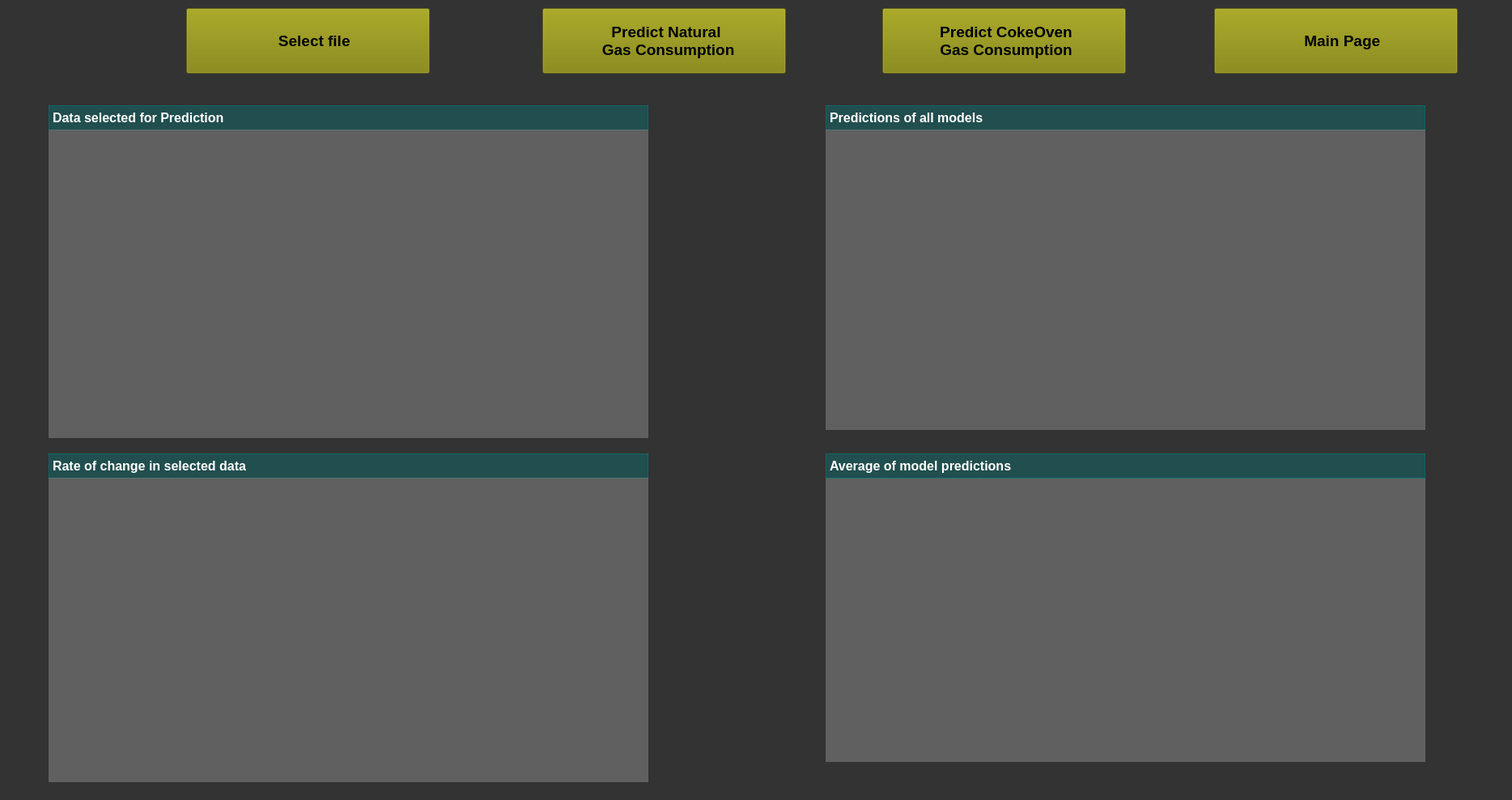
<?xml version="1.0" encoding="UTF-8"?>
<ui version="4.0">
 <class>MainWindow</class>
 <widget class="QMainWindow" name="MainWindow">
  <property name="geometry">
   <rect>
    <x>0</x>
    <y>0</y>
    <width>1868</width>
    <height>988</height>
   </rect>
  </property>
  <property name="font">
   <font>
    <weight>75</weight>
    <bold>true</bold>
   </font>
  </property>
  <property name="windowTitle">
   <string>MainWindow</string>
  </property>
  <property name="styleSheet">
   <string notr="true">background-color: #333333;</string>
  </property>
  <widget class="QWidget" name="centralwidget">
   <widget class="QWidget" name="Wid_Dataselected" native="true">
    <property name="geometry">
     <rect>
      <x>60</x>
      <y>160</y>
      <width>741</width>
      <height>381</height>
     </rect>
    </property>
    <property name="styleSheet">
     <string notr="true">background-color: rgb(128,128,128,150);</string>
    </property>
   </widget>
   <widget class="QLabel" name="label_2">
    <property name="geometry">
     <rect>
      <x>40</x>
      <y>10</y>
      <width>91</width>
      <height>81</height>
     </rect>
    </property>
    <property name="text">
     <string/>
    </property>
    <property name="pixmap">
     <pixmap>logo3.png</pixmap>
    </property>
    <property name="scaledContents">
     <bool>true</bool>
    </property>
   </widget>
   <widget class="QLabel" name="label_3">
    <property name="geometry">
     <rect>
      <x>70</x>
      <y>230</y>
      <width>631</width>
      <height>611</height>
     </rect>
    </property>
    <property name="text">
     <string/>
    </property>
    <property name="pixmap">
     <pixmap>Images/AI1.png</pixmap>
    </property>
    <property name="scaledContents">
     <bool>false</bool>
    </property>
   </widget>
   <widget class="QPushButton" name="bt_selectFile">
    <property name="geometry">
     <rect>
      <x>230</x>
      <y>10</y>
      <width>301</width>
      <height>81</height>
     </rect>
    </property>
    <property name="font">
     <font>
      <family>Arial</family>
      <pointsize>14</pointsize>
      <weight>75</weight>
      <italic>false</italic>
      <bold>true</bold>
     </font>
    </property>
    <property name="styleSheet">
     <string notr="true">color: #000000;
background-color:rgb(128,128,0,150);
padding-left: 5px;
text-align: center;</string>
    </property>
    <property name="text">
     <string>  Select file</string>
    </property>
    <property name="icon">
     <iconset>
      <normaloff>Images/Fileselect.png</normaloff>Images/Fileselect.png</iconset>
    </property>
    <property name="iconSize">
     <size>
      <width>50</width>
      <height>50</height>
     </size>
    </property>
   </widget>
   <widget class="QLabel" name="label_4">
    <property name="geometry">
     <rect>
      <x>60</x>
      <y>130</y>
      <width>741</width>
      <height>31</height>
     </rect>
    </property>
    <property name="font">
     <font>
      <family>Arial</family>
      <pointsize>12</pointsize>
      <weight>75</weight>
      <bold>true</bold>
     </font>
    </property>
    <property name="styleSheet">
     <string notr="true">border-style: solid;
border-width: 1px;
border-color: rgb(0,128,128,120);
color: rgb(255, 255, 255);
background-color: rgb(0,128,128,90);</string>
    </property>
    <property name="text">
     <string>Data selected for Prediction</string>
    </property>
   </widget>
   <widget class="QLabel" name="label_6">
    <property name="geometry">
     <rect>
      <x>1020</x>
      <y>130</y>
      <width>741</width>
      <height>31</height>
     </rect>
    </property>
    <property name="font">
     <font>
      <family>Arial</family>
      <pointsize>12</pointsize>
      <weight>75</weight>
      <bold>true</bold>
     </font>
    </property>
    <property name="styleSheet">
     <string notr="true">border-style: solid;
border-width: 1px;
border-color: rgb(0,128,128,120);
color: rgb(255, 255, 255);
background-color: rgb(0,128,128,90);</string>
    </property>
    <property name="text">
     <string>Predictions of all models</string>
    </property>
   </widget>
   <widget class="QWidget" name="Wid_PredictionChart" native="true">
    <property name="geometry">
     <rect>
      <x>1020</x>
      <y>160</y>
      <width>741</width>
      <height>371</height>
     </rect>
    </property>
    <property name="styleSheet">
     <string notr="true">background-color: rgb(128,128,128,150);</string>
    </property>
   </widget>
   <widget class="QWidget" name="Wid_PredictionChart2" native="true">
    <property name="geometry">
     <rect>
      <x>1020</x>
      <y>590</y>
      <width>741</width>
      <height>351</height>
     </rect>
    </property>
    <property name="styleSheet">
     <string notr="true">background-color: rgb(128,128,128,150);</string>
    </property>
   </widget>
   <widget class="QLabel" name="label_8">
    <property name="geometry">
     <rect>
      <x>990</x>
      <y>220</y>
      <width>841</width>
      <height>601</height>
     </rect>
    </property>
    <property name="text">
     <string/>
    </property>
    <property name="pixmap">
     <pixmap>Images/AI2.png</pixmap>
    </property>
    <property name="scaledContents">
     <bool>true</bool>
    </property>
   </widget>
   <widget class="QPushButton" name="bt_predict">
    <property name="geometry">
     <rect>
      <x>670</x>
      <y>10</y>
      <width>301</width>
      <height>81</height>
     </rect>
    </property>
    <property name="font">
     <font>
      <family>Arial</family>
      <pointsize>14</pointsize>
      <weight>75</weight>
      <italic>false</italic>
      <bold>true</bold>
     </font>
    </property>
    <property name="styleSheet">
     <string notr="true">color: #000000;
background-color:rgb(128,128,0,150);
padding-left: 5px;
text-align: center;</string>
    </property>
    <property name="text">
     <string>Predict Natural
 Gas Consumption</string>
    </property>
    <property name="icon">
     <iconset>
      <normaloff>Images/Prediction.png</normaloff>Images/Prediction.png</iconset>
    </property>
    <property name="iconSize">
     <size>
      <width>50</width>
      <height>50</height>
     </size>
    </property>
   </widget>
   <widget class="QPushButton" name="bt_Mainpage">
    <property name="geometry">
     <rect>
      <x>1500</x>
      <y>10</y>
      <width>301</width>
      <height>81</height>
     </rect>
    </property>
    <property name="font">
     <font>
      <family>Arial</family>
      <pointsize>14</pointsize>
      <weight>75</weight>
      <italic>false</italic>
      <bold>true</bold>
     </font>
    </property>
    <property name="styleSheet">
     <string notr="true">color: #000000;
background-color:rgb(128,128,0,150);
padding-left: 5px;
text-align: center;</string>
    </property>
    <property name="text">
     <string>  Main Page</string>
    </property>
    <property name="icon">
     <iconset>
      <normaloff>Images/GoBack.png</normaloff>Images/GoBack.png</iconset>
    </property>
    <property name="iconSize">
     <size>
      <width>50</width>
      <height>50</height>
     </size>
    </property>
   </widget>
   <widget class="QPushButton" name="bt_predict_Cokeoven">
    <property name="geometry">
     <rect>
      <x>1090</x>
      <y>10</y>
      <width>301</width>
      <height>81</height>
     </rect>
    </property>
    <property name="font">
     <font>
      <family>Arial</family>
      <pointsize>14</pointsize>
      <weight>75</weight>
      <italic>false</italic>
      <bold>true</bold>
     </font>
    </property>
    <property name="styleSheet">
     <string notr="true">color: #000000;
background-color:rgb(128,128,0,150);
padding-left: 5px;
text-align: center;</string>
    </property>
    <property name="text">
     <string>Predict CokeOven 
Gas Consumption</string>
    </property>
    <property name="icon">
     <iconset>
      <normaloff>Images/Prediction.png</normaloff>Images/Prediction.png</iconset>
    </property>
    <property name="iconSize">
     <size>
      <width>50</width>
      <height>50</height>
     </size>
    </property>
   </widget>
   <widget class="QLabel" name="label_5">
    <property name="geometry">
     <rect>
      <x>60</x>
      <y>560</y>
      <width>741</width>
      <height>31</height>
     </rect>
    </property>
    <property name="font">
     <font>
      <family>Arial</family>
      <pointsize>12</pointsize>
      <weight>75</weight>
      <bold>true</bold>
     </font>
    </property>
    <property name="styleSheet">
     <string notr="true">border-style: solid;
border-width: 1px;
border-color: rgb(0,128,128,120);
color: rgb(255, 255, 255);
background-color: rgb(0,128,128,90);</string>
    </property>
    <property name="text">
     <string>Rate of change in selected data</string>
    </property>
   </widget>
   <widget class="QLabel" name="label_7">
    <property name="geometry">
     <rect>
      <x>1020</x>
      <y>560</y>
      <width>741</width>
      <height>31</height>
     </rect>
    </property>
    <property name="font">
     <font>
      <family>Arial</family>
      <pointsize>12</pointsize>
      <weight>75</weight>
      <bold>true</bold>
     </font>
    </property>
    <property name="styleSheet">
     <string notr="true">border-style: solid;
border-width: 1px;
border-color: rgb(0,128,128,120);
color: rgb(255, 255, 255);
background-color: rgb(0,128,128,90);</string>
    </property>
    <property name="text">
     <string>Average of model predictions</string>
    </property>
   </widget>
   <widget class="QWidget" name="Wid_Rateofchange" native="true">
    <property name="geometry">
     <rect>
      <x>60</x>
      <y>590</y>
      <width>741</width>
      <height>401</height>
     </rect>
    </property>
    <property name="styleSheet">
     <string notr="true">background-color: rgb(128,128,128,150);</string>
    </property>
   </widget>
   <zorder>label_8</zorder>
   <zorder>label_3</zorder>
   <zorder>label_2</zorder>
   <zorder>bt_selectFile</zorder>
   <zorder>label_4</zorder>
   <zorder>label_6</zorder>
   <zorder>Wid_PredictionChart</zorder>
   <zorder>Wid_PredictionChart2</zorder>
   <zorder>Wid_Dataselected</zorder>
   <zorder>bt_predict</zorder>
   <zorder>bt_Mainpage</zorder>
   <zorder>bt_predict_Cokeoven</zorder>
   <zorder>label_5</zorder>
   <zorder>label_7</zorder>
   <zorder>Wid_Rateofchange</zorder>
  </widget>
  <widget class="QMenuBar" name="menubar">
   <property name="geometry">
    <rect>
     <x>0</x>
     <y>0</y>
     <width>1868</width>
     <height>21</height>
    </rect>
   </property>
  </widget>
  <widget class="QStatusBar" name="statusbar"/>
 </widget>
 <resources/>
 <connections/>
 <slots>
  <slot>select_csv()</slot>
 </slots>
</ui>
